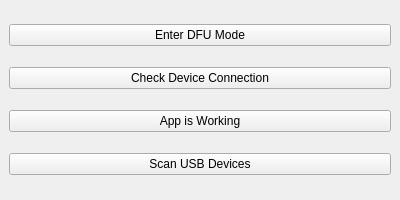
<?xml version="1.0" encoding="UTF-8"?>
<ui version="4.0">
 <class>MainWindow</class>
 <widget class="QMainWindow" name="MainWindow">
  <property name="geometry">
   <rect>
    <x>0</x>
    <y>0</y>
    <width>400</width>
    <height>200</height>
   </rect>
  </property>
  <property name="windowTitle">
   <string>DFU App</string>
  </property>
  <widget class="QWidget" name="centralwidget">
   <layout class="QVBoxLayout" name="verticalLayout">
    <item>
     <widget class="QPushButton" name="dfuButton">
      <property name="text">
       <string>Enter DFU Mode</string>
      </property>
     </widget>
    </item>
    <item>
     <widget class="QPushButton" name="checkButton">
      <property name="text">
       <string>Check Device Connection</string>
      </property>
     </widget>
    </item>
    <item>
     <widget class="QPushButton" name="alertButton">
      <property name="text">
       <string>App is Working</string>
      </property>
     </widget>
    </item>

<item>
    <widget class="QPushButton" name="scanButton">
  <property name="text">
   <string>Scan USB Devices</string>
  </property>
</widget>
    </item>

   </layout>
  </widget>
 </widget>
 <resources/>
 <connections/>
</ui>
